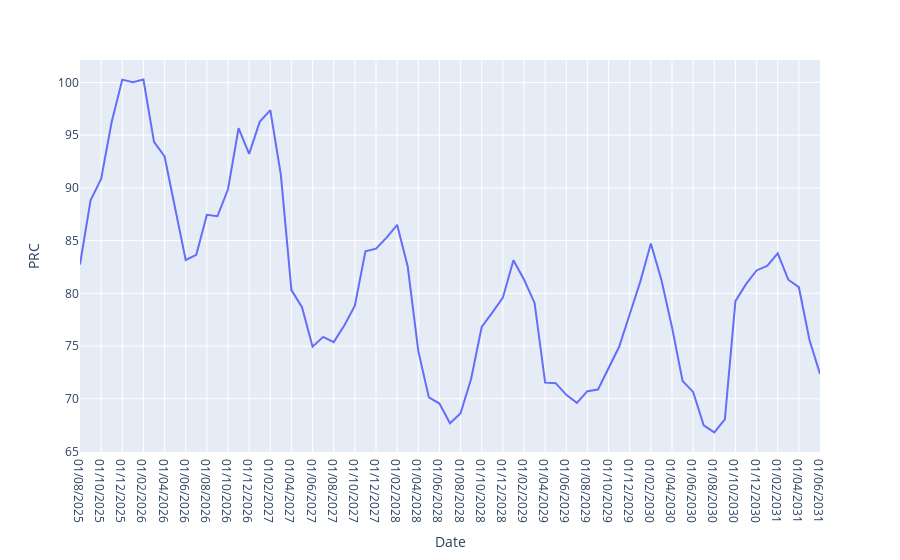

The notebook cell this image was saved under:
### Markdown cell above
Now we can add out own data into this framework.<br> Heres the syntax to help:<br>
fig = px.line(**DATAFRAME**,x=**"COLUMN 1"**, y=**"COLUMN 2"**)
paste the introduction test details below to use the **gas_fc** data frame with the x axis being the date and the y axis the price

### Code cell
fig = px.line(gas_fc,x="Date", y="PRC")
fig.show()

### Figure 1 — Plotly figure (JSON) as saved in the notebook; plotly's stock layout.template omitted (floating-point values rounded to 4 significant figures)
{"data": [{"hovertemplate": "Date=%{x}<br>PRC=%{y}<extra></extra>", "legendgroup": "", "line": {"color": "#636efa", "dash": "solid"}, "marker": {"symbol": "circle"}, "mode": "lines", "name": "", "orientation": "v", "showlegend": false, "type": "scatter", "x": ["01/08/2025", "01/09/2025", "01/10/2025", "01/11/2025", "01/12/2025", "01/01/2026", "01/02/2026", "01/03/2026", "01/04/2026", "01/05/2026", "01/06/2026", "01/07/2026", "01/08/2026", "01/09/2026", "01/10/2026", "01/11/2026", "01/12/2026", "01/01/2027", "01/02/2027", "01/03/2027", "01/04/2027", "01/05/2027", "01/06/2027", "01/07/2027", "01/08/2027", "01/09/2027", "01/10/2027", "01/11/2027", "01/12/2027", "01/01/2028", "01/02/2028", "01/03/2028", "01/04/2028", "01/05/2028", "01/06/2028", "01/07/2028", "01/08/2028", "01/09/2028", "01/10/2028", "01/11/2028", "01/12/2028", "01/01/2029", "01/02/2029", "01/03/2029", "01/04/2029", "01/05/2029", "01/06/2029", "01/07/2029", "01/08/2029", "01/09/2029", "01/10/2029", "01/11/2029", "01/12/2029", "01/01/2030", "01/02/2030", "01/03/2030", "01/04/2030", "01/05/2030", "01/06/2030", "01/07/2030", "01/08/2030", "01/09/2030", "01/10/2030", "01/11/2030", "01/12/2030", "01/01/2031", "01/02/2031", "01/03/2031", "01/04/2031", "01/05/2031", "01/06/2031"], "xaxis": "x", "y": [82.73, 88.83, 90.86, 96.27, 100.3, 100.0, 100.3, 94.37, 92.98, 88.23, 83.16, 83.65, 87.45, 87.31, 89.87, 95.66, 93.23, 96.26, 97.37, 91.24, 80.31, 78.69, 74.94, 75.87, 75.37, 76.95, 78.83, 83.99, 84.23, 85.28, 86.5, 82.54, 74.54, 70.13, 69.55, 67.67, 68.62, 71.9, 76.81, 78.17, 79.59, 83.13, 81.31, 79.09, 71.53, 71.48, 70.37, 69.61, 70.72, 70.88, 72.85, 74.93, 78.01, 81.11, 84.72, 81.27, 76.79, 71.69, 70.65, 67.48, 66.81, 68.04, 79.26, 80.87, 82.17, 82.61, 83.79, 81.29, 80.58, 75.59, 72.36], "yaxis": "y"}], "layout": {"autosize": true, "legend": {"tracegroupgap": 0}, "margin": {"t": 60}, "xaxis": {"anchor": "y", "autorange": true, "domain": [0, 1], "range": [0, 70], "title": {"text": "Date"}, "type": "category"}, "yaxis": {"anchor": "x", "autorange": true, "domain": [0, 1], "range": [64.95, 102.1], "title": {"text": "PRC"}, "type": "linear"}}}
